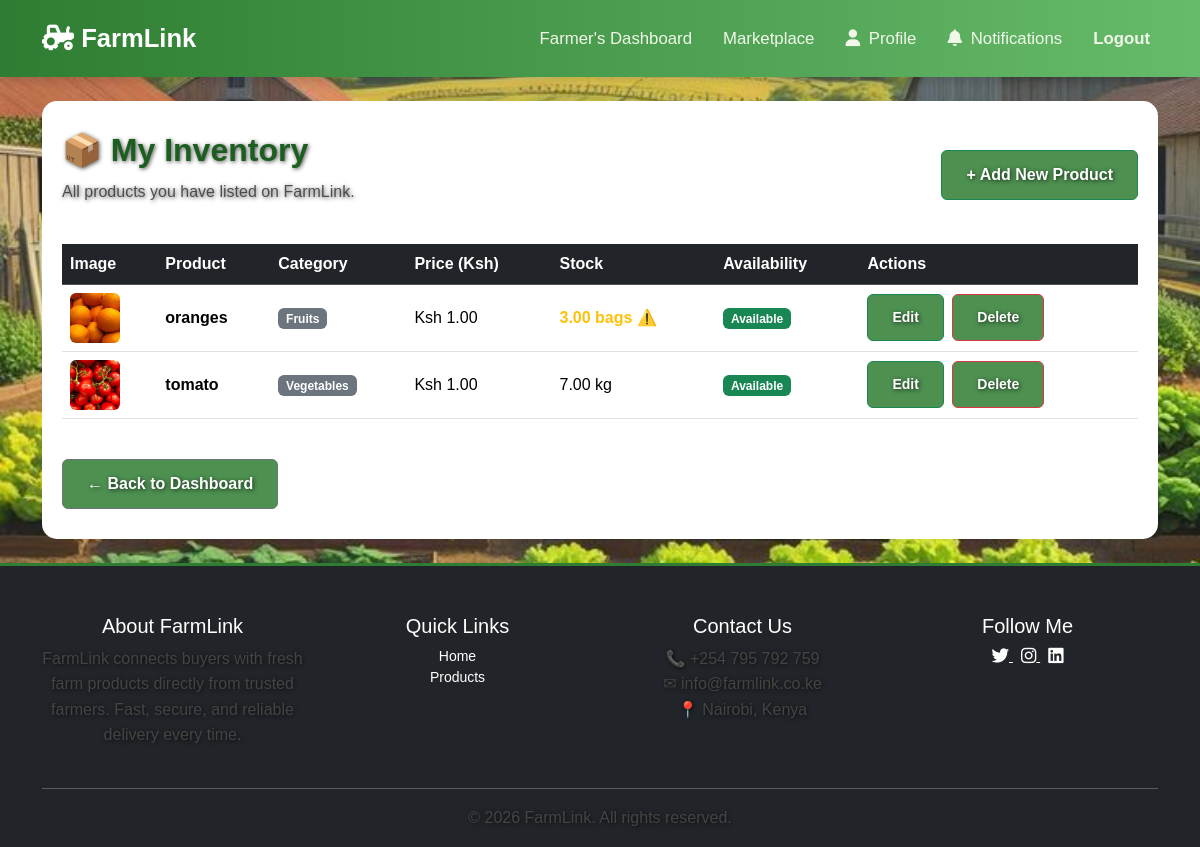
The page /inventory/ (signed in) on the database its author committed.
### accounts/models.py (models this page shows, shortened)
class Product(models.Model):
    CATEGORIES = [
        ('vegetables', 'Vegetables'),
        ('fruits', 'Fruits'),
        ('grains', 'Grains'),
        ('dairy', 'Dairy'),
        ('poultry', 'Poultry'),
        ('other', 'Other'),
    ]
    farmer = models.ForeignKey(User, on_delete=models.CASCADE, related_name='products')
    name = models.CharField(max_length=100)
    category = models.CharField(max_length=20, choices=CATEGORIES)
    quantity = models.DecimalField(max_digits=10, decimal_places=2)
    unit = models.CharField(max_length=20, default='kg')
    price_per_unit = models.DecimalField(max_digits=10, decimal_places=2)
    description = models.TextField(blank=True)   # optional improvement
    image = models.ImageField(upload_to='product_images/', blank=True, null=True)
    created_at = models.DateTimeField(auto_now_add=True)
    is_available = models.BooleanField(default=True)

### accounts/views.py (the view, shortened to what this page needs)
# urls.py: path('inventory/', views.inventory, name='inventory'),
@login_required
def inventory(request):
    profile = getattr(request.user, "profile", None)
    if not profile:
        messages.error(request, "Access denied.")
        return redirect("home")
    if profile.is_farmer():
        products = Product.objects.filter(
            farmer=request.user
        ).order_by('-created_at')
        return render(request, 'Inventory/inventory.html', {
            'products': products,
            'view_type': 'farmer'
        })

### accounts/context_processors.py (called while the page is built)
def notification_count(request):
    if request.user.is_authenticated:
        unread_count = Notification.objects.filter(
            user=request.user,
            is_read=False
        ).count()
    else:
        unread_count = 0
    return {'unread_count': unread_count,
            'google_maps_key': settings.GOOGLE_MAPS_API_KEY,
            }

### accounts/models.py (called while the page is built)
    def is_farmer(self):
        return self.role == self.ROLE_FARMER

### accounts/templates/Inventory/inventory.html (shortened to what this page needs)
{% extends 'base.html' %}
{% load static %}
{% block content %}
<div class="container mt-4">
    <div class="d-flex justify-content-between align-items-center mb-4">
        <div>
            <h2 class="fw-bold">📦 My Inventory</h2>
            {% if view_type == 'farmer' %}
                <p class="text-muted">
                    All products you have listed on FarmLink.
                </p>
            {% else %}
                <p class="text-muted">
                    Products you have ordered through FarmLink.
                </p>
            {% endif %}
        </div>
        {% if view_type == 'farmer' %}
            <a href="{% url 'add_product' %}"
               class="btn btn-success">
                + Add New Product
            </a>
        {% endif %}
    </div>
    {% if products %}
        <div class="table-responsive">
            <table class="table table-hover align-middle">
                <thead class="table-dark">
                    <tr>
                        <th>Image</th>
                        <th>Product</th>
                        <th>Category</th>
                        <th>Price (Ksh)</th>
                        {% if view_type == 'farmer' %}
                            <th>Stock</th>
                            <th>Availability</th>
                            <th>Actions</th>
                        {% else %}
                            <th>Unit</th>
                            <th>Order Status</th>
                        {% endif %}
                    </tr>
                </thead>
                <tbody>
                    {% for product in products %}
                        <tr>
                            <td>
                                {% if product.image %}
                                    <img src="{{ product.image.url }}"
                                         alt="{{ product.name }}"
                                         style="width:50px;
                                                height:50px;
                                                object-fit:cover;
                                                border-radius:6px;">
                                {% endif %}
                            </td>
                            <td>
                                <strong>{{ product.name }}</strong>
                            </td>
                            <td>
                                <span class="badge bg-secondary">
                                    {{ product.category|title }}
                                </span>
                            </td>
                            <td>
                                Ksh {{ product.price_per_unit }}
                            </td>
                            {% if view_type == 'farmer' %}
                                <td>
                                    {% if product.quantity == 0 %}
                                        <span class="text-danger fw-bold">
                                            Out of stock
                                        </span>
                                    {% elif product.quantity <= 5 %}
                                        <span class="text-warning fw-bold">
                                            {{ product.quantity }}
                                            {{ product.unit }} ⚠️
                                        </span>
                                    {% else %}
                                        {{ product.quantity }}
                                        {{ product.unit }}
                                    {% endif %}
                                </td>
                                <td>
                                    {% if product.is_available %}
                                        <span class="badge bg-success">
                                            Available
                                        </span>
                                    {% else %}
                                        <span class="badge bg-danger">
                                            Unavailable
                                        </span>
                                    {% endif %}
                                </td>
                                <td>
                                    <a href="{% url 'edit_product' product.id %}"
                                       class="btn btn-sm btn-outline-success">
                                        Edit
                                    </a>
                                    <a href="{% url 'delete_product' product.id %}"
                                       class="btn btn-sm btn-outline-danger ms-1">
                                        Delete
                                    </a>
                                </td>
                            {% endif %}
                        </tr>
                    {% endfor %}
                </tbody>
            </table>
        </div>
    {% endif %}
    <div class="mt-4">
        {% if view_type == 'farmer' %}
            <a href="{% url 'dashboard_farmer' %}"
               class="btn btn-outline-secondary">
                ← Back to Dashboard
            </a>
        {% else %}
            <a href="{% url 'dashboard_buyer' %}"
               class="btn btn-outline-secondary">
                ← Back to Dashboard
            </a>
        {% endif %}
    </div>
</div>
{% endblock %}

### static/css/style.css (style rules this page uses)
body { margin: 0; padding: 0; font-family: "Poppins", sans-serif; background-image: url("/static/images/hero-farm.jpeg"); background-size: cover; background-position: center; background-repeat: no-repeat; min-height: 100vh; color: #fff; }
section, h1, h2, h3, p, .btn { position: relative; z-index: 1; text-shadow: 1px 1px 4px rgba(0, 0, 0, 0.7); }
h1, h2, h3 { font-weight: 600; }
.btn { display: inline-block; padding: 12px 24px; background-color: rgba(46, 125, 50, 0.85); color: #fff; text-decoration: none; border-radius: 6px; transition: background 0.3s ease; font-weight: 600; }
.container.mt-4 { max-width: 1200px; margin: 0 auto; padding: 30px 20px; font-family: "Poppins", sans-serif; position: relative; z-index: 1; background-color: #fff; border-radius: 15px; }
body { margin: 0; padding: 0; font-family: "Poppins", sans-serif; color: #333; background-color: #f8f9fa; }
h2 { font-size: 32px; font-weight: 700; color: #1b5e20; margin-bottom: 10px; }
p { font-size: 16px; color: #444; }
a.btn { text-decoration: none; display: inline-block; }

### rows shown on the page
Product: image (picture), name "oranges", category "Fruits", price_per_unit "1.00", quantity "3.00", unit "bags", is_available "Available"
Product: image (picture), name "tomato", category "Vegetables", price_per_unit "1.00", quantity "7.00", unit "kg", is_available "Available"
